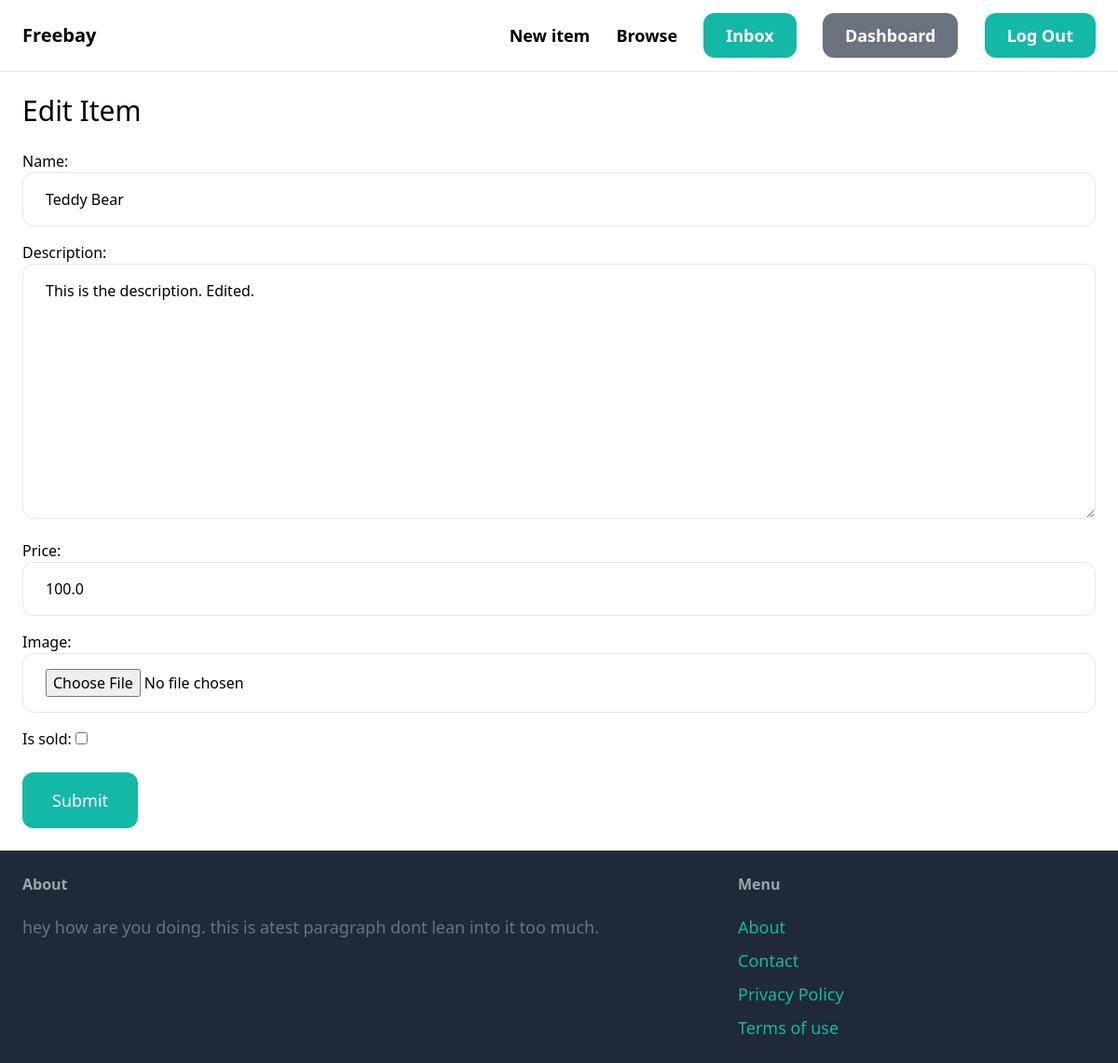
The page /items/1/edit/ (signed in) on the database its author committed.
### item/models.py (models this page shows, shortened)
class item(models.Model):
     category=models.ForeignKey(category,related_name='items',on_delete=models.CASCADE)
     name=models.CharField(max_length=255)
     description=models.TextField(blank=True,null=True)
     price=models.FloatField()
     image=models.ImageField(upload_to='item_images',blank=True,null=True)
     is_sold=models.BooleanField(default=False)
     created_at=models.DateTimeField(auto_now_add=True)
     created_by=models.ForeignKey(User,related_name='items',on_delete=models.CASCADE)

### item/views.py (the view)
# urls.py: path('<int:pk>/edit/',views.edit,name='edit'),
@login_required
def edit(request,pk):
    items=get_object_or_404(item,pk=pk,created_by=request.user)
    if request.method=='POST':
        form=edititemform(request.POST,request.FILES,instance=items)
        if form.is_valid():
            form.save()
            return redirect('item:detail',pk=items.id)
    else:
        form=edititemform(instance=items)
    return render(request,'item/form.html',{
        'form':form,
        'title':'Edit Item'
    })

### item/forms.py
class edititemform(forms.ModelForm):
    class Meta:
        model=item
        fields=('name','description','price','image','is_sold')
        widgets={
            'name':forms.TextInput(attrs={
                'class':'w-full py-4 px-6 rounded-xl border'
            }),
            'description':forms.Textarea(attrs={
                'class':'w-full py-4 px-6 rounded-xl border'
            }),
            'price':forms.TextInput(attrs={
                'class':'w-full py-4 px-6 rounded-xl border'
            }),
            'image':forms.FileInput(attrs={
                'class':'w-full py-4 px-6 rounded-xl border'
            }),
        }

### item/templates/item/form.html (shortened to what this page needs)
{% extends 'core/base.html' %}
{% block content %}
<h1 class="mb-6 text-3xl">{{title}}</h1>
<form method="post" enctype="multipart/form-data">
    <div class="space-y-4">
        {{form.as_p}}
    </div>
        <button class="mt-6 py-4 px-8 text-lg bg-teal-500 hover:bg-teal-700 rounded-xl text-white">Submit</button>
    </form>
{% endblock %}

### rows shown on the page
item: name "Teddy Bear", description "This is the description. Edited.", price "100.0"

### other values the page prints
{{ title }} "Edit Item"
